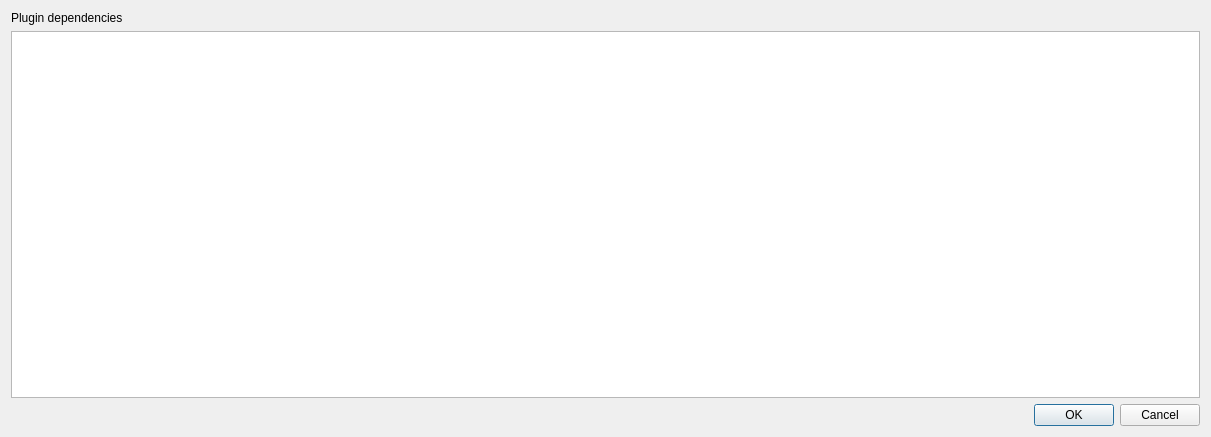
<?xml version="1.0" encoding="UTF-8"?>
<ui version="4.0">
 <class>QgsPluginDependenciesDialogBase</class>
 <widget class="QDialog" name="QgsPluginDependenciesDialogBase">
  <property name="geometry">
   <rect>
    <x>0</x>
    <y>0</y>
    <width>1211</width>
    <height>437</height>
   </rect>
  </property>
  <property name="windowTitle">
   <string>Dialog</string>
  </property>
  <layout class="QVBoxLayout" name="verticalLayout">
   <item>
    <widget class="QLabel" name="mPluginDependenciesLabel">
     <property name="text">
      <string>Plugin dependencies</string>
     </property>
    </widget>
   </item>
   <item>
    <widget class="QTableWidget" name="pluginList">
     <property name="editTriggers">
      <set>QAbstractItemView::NoEditTriggers</set>
     </property>
     <property name="selectionMode">
      <enum>QAbstractItemView::NoSelection</enum>
     </property>
     <attribute name="horizontalHeaderShowSortIndicator" stdset="0">
      <bool>false</bool>
     </attribute>
     <attribute name="verticalHeaderVisible">
      <bool>false</bool>
     </attribute>
     <attribute name="verticalHeaderHighlightSections">
      <bool>false</bool>
     </attribute>
    </widget>
   </item>
   <item>
    <widget class="QDialogButtonBox" name="buttonBox">
     <property name="orientation">
      <enum>Qt::Horizontal</enum>
     </property>
     <property name="standardButtons">
      <set>QDialogButtonBox::Cancel|QDialogButtonBox::Ok</set>
     </property>
    </widget>
   </item>
  </layout>
 </widget>
 <resources/>
 <connections>
  <connection>
   <sender>buttonBox</sender>
   <signal>accepted()</signal>
   <receiver>QgsPluginDependenciesDialogBase</receiver>
   <slot>accept()</slot>
   <hints>
    <hint type="sourcelabel">
     <x>248</x>
     <y>254</y>
    </hint>
    <hint type="destinationlabel">
     <x>157</x>
     <y>274</y>
    </hint>
   </hints>
  </connection>
  <connection>
   <sender>buttonBox</sender>
   <signal>rejected()</signal>
   <receiver>QgsPluginDependenciesDialogBase</receiver>
   <slot>reject()</slot>
   <hints>
    <hint type="sourcelabel">
     <x>316</x>
     <y>260</y>
    </hint>
    <hint type="destinationlabel">
     <x>286</x>
     <y>274</y>
    </hint>
   </hints>
  </connection>
 </connections>
</ui>
